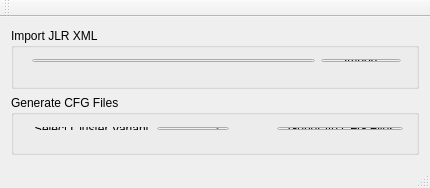
<?xml version="1.0" encoding="UTF-8"?>
<ui version="4.0">
 <class>MainWindow</class>
 <widget class="QMainWindow" name="MainWindow">
  <property name="geometry">
   <rect>
    <x>0</x>
    <y>0</y>
    <width>430</width>
    <height>188</height>
   </rect>
  </property>
  <property name="windowTitle">
   <string>ROM Caliberation Tool v1.0</string>
  </property>
  <property name="windowIcon">
   <iconset>
    <normalon>:/resource/Images/Icons/AppWindowIcon.png</normalon>
   </iconset>
  </property>
  <widget class="QWidget" name="centralWidget">
   <layout class="QVBoxLayout" name="verticalLayout">
    <item>
     <widget class="QGroupBox" name="groupBox">
      <property name="title">
       <string>Import JLR XML</string>
      </property>
      <widget class="QWidget" name="layoutWidget">
       <property name="geometry">
        <rect>
         <x>10</x>
         <y>20</y>
         <width>391</width>
         <height>25</height>
        </rect>
       </property>
       <layout class="QHBoxLayout" name="horizontalLayout">
        <item>
         <widget class="QLineEdit" name="ImportXml_lineEdit"/>
        </item>
        <item>
         <widget class="QPushButton" name="ImportXml_pushButton">
          <property name="text">
           <string>Import</string>
          </property>
         </widget>
        </item>
       </layout>
      </widget>
     </widget>
    </item>
    <item>
     <widget class="QGroupBox" name="groupBox_2">
      <property name="title">
       <string>Generate CFG Files</string>
      </property>
      <widget class="QWidget" name="">
       <property name="geometry">
        <rect>
         <x>12</x>
         <y>21</y>
         <width>391</width>
         <height>25</height>
        </rect>
       </property>
       <layout class="QHBoxLayout" name="horizontalLayout_3">
        <item>
         <layout class="QHBoxLayout" name="horizontalLayout_2">
          <item>
           <widget class="QLabel" name="SelectVariant_label">
            <property name="text">
             <string>Select Cluster Variant</string>
            </property>
           </widget>
          </item>
          <item>
           <widget class="QComboBox" name="SelectVariant_comboBox"/>
          </item>
         </layout>
        </item>
        <item>
         <spacer name="horizontalSpacer">
          <property name="orientation">
           <enum>Qt::Horizontal</enum>
          </property>
          <property name="sizeHint" stdset="0">
           <size>
            <width>40</width>
            <height>20</height>
           </size>
          </property>
         </spacer>
        </item>
        <item>
         <widget class="QPushButton" name="pushButton_GenerateCfg">
          <property name="text">
           <string>  Generate CFG Files </string>
          </property>
         </widget>
        </item>
       </layout>
      </widget>
     </widget>
    </item>
   </layout>
  </widget>
  <widget class="QMenuBar" name="menuBar">
   <property name="geometry">
    <rect>
     <x>0</x>
     <y>0</y>
     <width>430</width>
     <height>21</height>
    </rect>
   </property>
  </widget>
  <widget class="QToolBar" name="mainToolBar">
   <attribute name="toolBarArea">
    <enum>TopToolBarArea</enum>
   </attribute>
   <attribute name="toolBarBreak">
    <bool>false</bool>
   </attribute>
  </widget>
  <widget class="QStatusBar" name="statusBar"/>
 </widget>
 <layoutdefault spacing="6" margin="11"/>
 <resources/>
 <connections/>
</ui>
